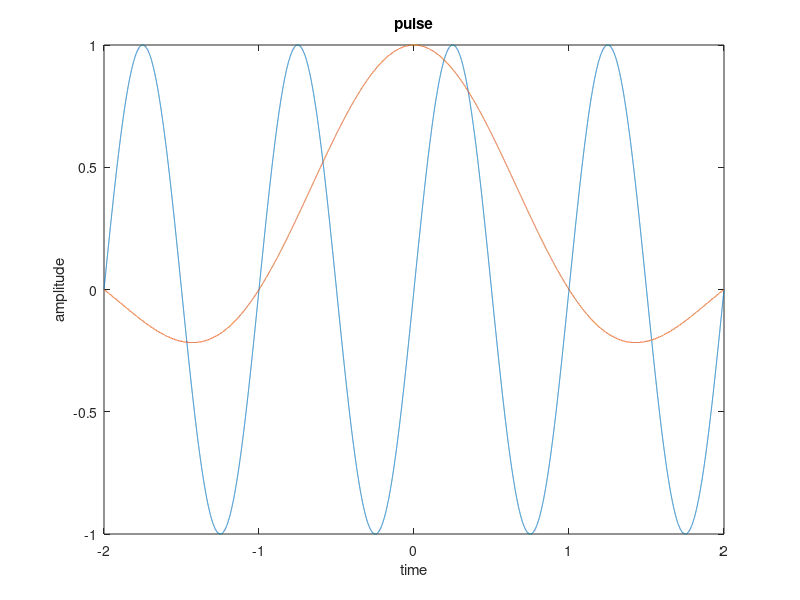

This figure's MATLAB source:
% to create a sin wave
x = -2:0.0001:2;
f = 1;
y = sin(2*pi*f*x);
z = sinc(x);

% subplot(1,2,1);

% set(p,'Color','red','LineWidth',1.5)

p = plot(x,y,x,z);

xlabel('time')
ylabel('amplitude')
title('pulse')
grid off;


% subplot(1,2,2);
% p2 = plot(x,z)